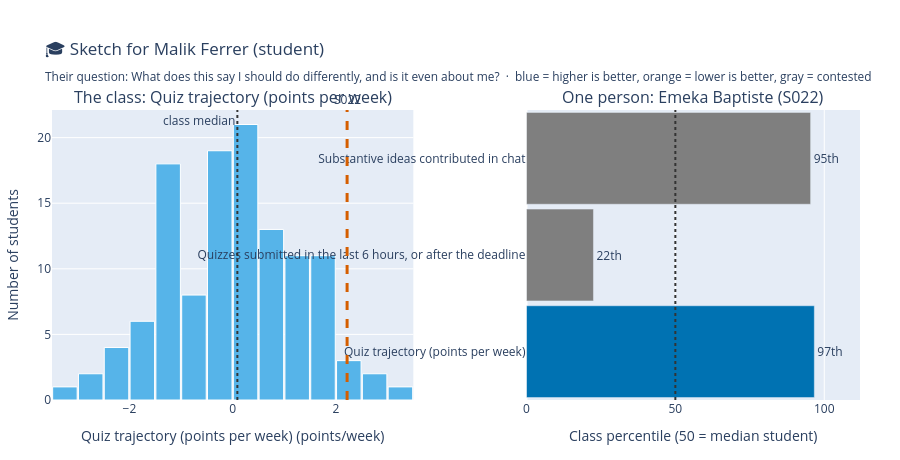

Notebook code for this chart:
### Markdown cell above
## Appendix: solutions to the "✏️ Your turn" cells

There is no single right answer in a co-design studio, so these are **worked examples**, not keys.
Compare your reasoning against them and note where you disagree. Disagreeing well is the skill.

### Section 3: a defensible metric set for each persona

| Persona | A defensible set | Why |
|---|---|---|
| Teacher (Dana) | `quiz_trend`, `low_quiz_count`, `ideas_in_chat` | Trend and low-quiz count are things she can act on by Thursday. Ideas in chat catches students her eyes miss in a loud room. She does not need `avg_quiz`, she already has the gradebook open. |
| Student (Malik) | `quiz_trend`, `last_minute_rate`, `ideas_in_chat` | All three are things he controls this week. No class comparison at all, which removes the fear of public ranking and loses nothing he can act on. |
| Advisor (Ana) | `quiz_trend`, `low_quiz_count` | Two metrics, both about direction of travel. Everything from inside the studio is outside her decision rights and would only manufacture false alarms. |
| Parent (Bea) | none, plus a consent flow | Her decision rights are conversational. The defensible design is a prompt to her student to share what they choose, not a panel. |

### Section 6: the audit cell most people move

The common move is `W10 game and emotional analytics`, parent, from `1` to `3`. The learners are 12
years old, the data are self-reported emotion, and the analysis predicts quitting. Parental veto
becomes a serious position rather than an overreach, and the same argument does not transfer to the
undergraduates in weeks 3 to 9. That the persona set has to be re-weighted by learner age is itself
a design finding worth a paragraph in a Rough Draft.

Notice what that move does to the column totals printed above the heatmap: the parent column rises
from 5 to 7 on the strength of one cell, which tells you the totals were never the interesting part.
Two of the three cells the alternative scoring in the last code cell disagrees with you about are
smaller and harder, which is why they are the better ones to argue over.

### The stretch: a fifth persona worth adding

The teaching assistant. They have close to a teacher's access and close to a student's lack of
authority, which makes almost every cell in their column a `1`, and a column of `1`s is a good
description of burnout.

### Code cell
# Worked example for Section 3: run the same sketch for a different persona and metric set,
# then read the two side by side and say what changed and why.
sketch_view('student', ['quiz_trend', 'last_minute_rate', 'ideas_in_chat'], FOCUS_STUDENT).show()

### Figure 1 — Plotly figure (JSON) as saved in the notebook; plotly's stock layout.template omitted (floating-point values rounded to 4 significant figures)
{"data": [{"hovertemplate": "%{y} students<extra></extra>", "marker": {"color": "#56B4E9", "line": {"color": "white", "width": 1}}, "name": "All 120 students", "nbinsx": 24, "type": "histogram", "x": [-0.04167, -0.3595, 0.7119, 1.681, -1.13, 2.118, -1.14, 1.669, -0.01667, 0.4988, -1.236, -0.3107, 1.448, 1.544, -2.195, 0.131, -1.436, 1.207, 0.6226, 1.538, -1.386, 2.217, -1.75, -0.02857, 0.4381, 0.4798, -0.4905, -1.215, -1.063, -1.514, -1.154, -0.07976, 0.319, -0.275, -0.4583, -1.193, -1.658, 0.8619, 0.09881, 2.845, -0.6524, -0.005952, -0.2821, -1.335, 0.5036, 1.15, -1.502, 0.3202, -0.1726, 0.2, 0.7881, 0.1357, 1.319, 1.814, 1.914, -1.244, -1.04, -0.1476, -0.8702, -0.2298, 0.08571, -0.5262, 0.3976, 0.7893, 1.814, -3.381, 1.298, 1.081, 1.774, 0.1905, -0.3405, 0.09643, 0.8107, -0.09286, 0.1119, 0.4012, 0.4369, -0.8167, -2.644, -1.229, -2.44, 1.112, 2.344, -0.5321, 0.4988, -1.868, 1.825, -2.968, 3.082, 0.9131, -0.7357, 1.257, -1.026, -0.04762, 0.3048, 0.0619, 2.637, -2.269, 1.204, 0.4286, -2.063, 0.2012, 0.6095, -1.193, -0.003571, 0.6143, -1.439, 1.057, 0.8488, -1.035, 0.6167, -0.6, -1.025, 1.704, 0.7417, -0.7905, -0.4774, 1.096, -1.526, 1.514], "xaxis": "x", "yaxis": "y"}, {"cliponaxis": false, "hovertemplate": "%{y}: %{x:.0f}th percentile<extra></extra>", "marker": {"color": ["#0072B2", "#7F7F7F", "#7F7F7F"]}, "name": "percentile", "orientation": "h", "text": ["97th", "22th", "95th"], "textposition": "outside", "type": "bar", "x": [96.67, 22.5, 95.42], "xaxis": "x2", "y": ["Quiz trajectory (points per week)", "Quizzes submitted in the last 6 hours, or after the deadline", "Substantive ideas contributed in chat"], "yaxis": "y2"}], "layout": {"annotations": [{"font": {"size": 16}, "showarrow": false, "text": "The class: Quiz trajectory (points per week)", "x": 0.2236, "xanchor": "center", "xref": "paper", "y": 1.0, "yanchor": "bottom", "yref": "paper"}, {"font": {"size": 16}, "showarrow": false, "text": "One person: Emeka Baptiste (S022)", "x": 0.7936, "xanchor": "center", "xref": "paper", "y": 1.0, "yanchor": "bottom", "yref": "paper"}, {"showarrow": false, "text": "S022", "x": 2.217, "xanchor": "center", "xref": "x", "y": 1, "yanchor": "bottom", "yref": "y domain"}, {"showarrow": false, "text": "class median", "x": 0.09107, "xanchor": "right", "xref": "x", "y": 1, "yanchor": "top", "yref": "y domain"}], "bargap": 0.05, "height": 460, "margin": {"b": 60, "l": 40, "r": 40, "t": 110}, "shapes": [{"line": {"color": "#D55E00", "dash": "dash", "width": 3}, "type": "line", "x0": 2.217, "x1": 2.217, "xref": "x", "y0": 0, "y1": 1, "yref": "y domain"}, {"line": {"color": "#333333", "dash": "dot", "width": 2}, "type": "line", "x0": 0.09107, "x1": 0.09107, "xref": "x", "y0": 0, "y1": 1, "yref": "y domain"}, {"line": {"color": "#333333", "dash": "dot", "width": 2}, "type": "line", "x0": 50, "x1": 50, "xref": "x2", "y0": 0, "y1": 1, "yref": "y2 domain"}], "showlegend": false, "title": {"text": "🎓 Sketch for Malik Ferrer (student)<br><sub>Their question: What does this say I should do differently, and is it even about me?  ·  blue = higher is better, orange = lower is better, gray = contested</sub>"}, "xaxis": {"anchor": "y", "domain": [0.0, 0.4472], "title": {"text": "Quiz trajectory (points per week) (points/week)"}}, "xaxis2": {"anchor": "y2", "domain": [0.5872, 1.0], "range": [0, 112], "title": {"text": "Class percentile (50 = median student)"}}, "yaxis": {"anchor": "x", "domain": [0.0, 1.0], "title": {"text": "Number of students"}}, "yaxis2": {"anchor": "x2", "domain": [0.0, 1.0], "title": {"text": ""}}}}
